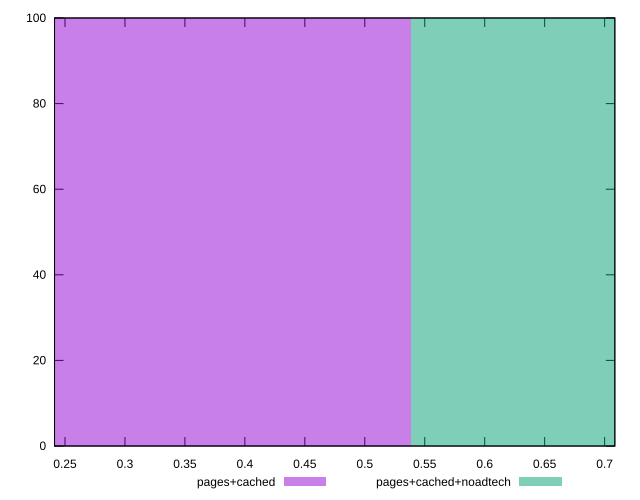

This figure's gnuplot source:
reset

$pagesCached <<EOF
0.3588146194378684 100
EOF

$pagesCachedNoadtech <<EOF
0.7176292388757368 100
EOF

set key outside below
set boxwidth 0.3588146194378684
set xrange [0.24127341626639598:0.7085163227703013]
set yrange [0:100]
set trange [0:100]
set style fill transparent solid 0.5 noborder
set terminal svg size 640, 500 enhanced background rgb 'white'
set output "report_00009_2021-02-08T22-37-41.559Z/meta/pScore/comparison/histogram/1_vs_2.svg"

plot $pagesCached title "pages+cached" with boxes, \
     $pagesCachedNoadtech title "pages+cached+noadtech" with boxes

reset
